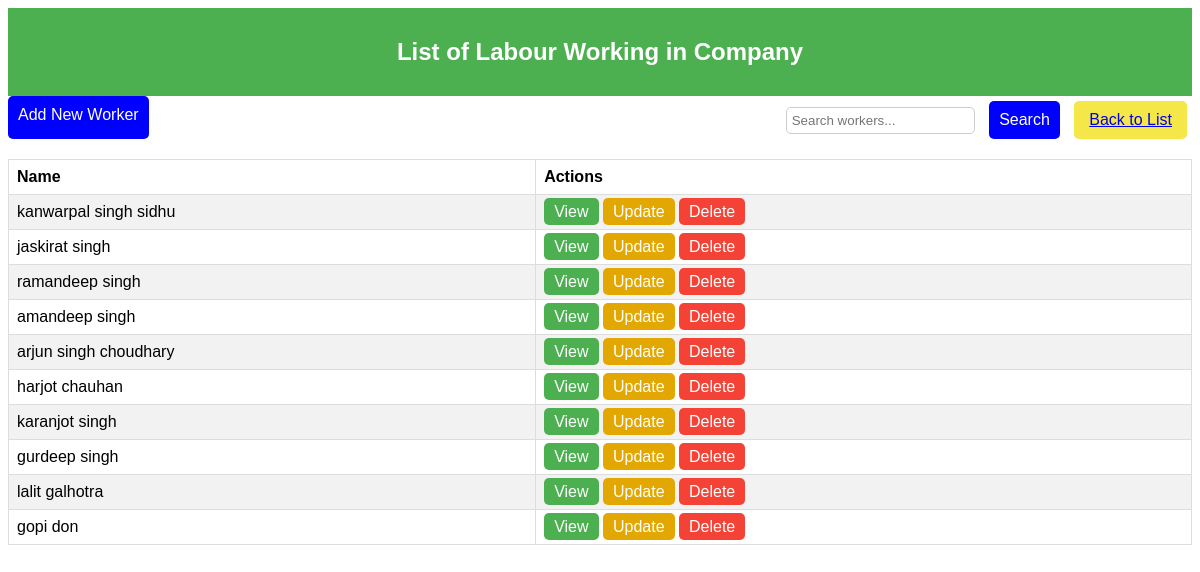
The page / on the database its author committed.
### myapp/models.py (models this page shows)
class person(models.Model):
  firstname = models.CharField(max_length=255)
  lastname = models.CharField(max_length=255)
  phone = models.IntegerField(null=True)
  joined_date = models.DateField(null=True)

### myapp/views.py (the view)
# urls.py: path('',views.list_view,name='list'),
def list_view(request):
    query = request.GET.get("query", "")
    context = {}
    if query:
        dataset = person.objects.filter(firstname__icontains=query) | person.objects.filter(lastname__icontains=query)
        if dataset.exists():
            context['dataset'] = dataset
        else:
            context['no_results'] = True
    else:
        context['dataset'] = person.objects.all()
    return render(request, "list.html", context)

### myapp/templates/list.html (shortened to what this page needs)
<!DOCTYPE html>
<html lang="en">
<head>
</head>
<body>
    <div class="header">
        <h2>List of Labour Working in Company</h2>
    </div>
    <div class="search-section">
        <a href="{% url 'home' %}" class="add-link">Add New Worker</a>
        <form action="{% url 'list' %}" method="GET" class="search-form">
            <input type="text" name="query" placeholder="Search workers...">
            <button type="submit" class="search-button">Search</button>
            <button class="back-list"><a href="{% url 'list' %}">Back to List</a></button>
        </form>
    </div>
    {% if no_results %}
    <p>No records found.</p>
    {% else %}
    <table>
        <tr>
            <th>Name</th>
            <th>Actions</th>
        </tr>
        {% for person in dataset %}
            <tr>
                <td>{{ person.firstname }} {{ person.lastname }}</td>
                <td class="action-links">
                    <a href="{% url 'detail_view' id=person.id %}" class="view-link">View</a>
                    <a href="{% url 'update' id=person.id %}" class="update-link">Update</a>
                    <a href="{% url 'delete' id=person.id %}" class="delete-link">Delete</a>
                </td>
            </tr>
        {% endfor %}
    </table>
    {% endif %}
</body>
</html>

### myapp/templates/list.html (style rules this page uses)
.header { background-color: #4CAF50; color: white; padding: 10px; text-align: center; }
.add-link, .search-button { background-color: blue; color: white; padding: 10px; text-decoration: none; border-radius: 5px; display: inline-block; margin-bottom: 10px; }
.search-section { display: flex; justify-content: space-between; margin-bottom: 10px; }
.search-form input[type="text"] { padding: 5px; margin-right: 5px; border-radius: 5px; border: 1px solid #ccc; }
body { font-family: Arial, sans-serif; }
.add-link { background-color: blue; color: white; padding: 10px; text-decoration: none; border-radius: 5px; display: inline-block; margin-bottom: 10px; }
table { width: 100%; border-collapse: collapse; }
th, td { border: 1px solid #ddd; padding: 8px; text-align: left; }
tr:nth-child(even) { background-color: #f2f2f2; }
.action-links a { text-decoration: none; color: white; padding: 5px 10px; border-radius: 5px; }
.view-link { background-color: #4CAF50; }
.update-link { background-color: #e2a700; }
.delete-link { background-color: #f44336; }
button { color: white; padding: 10px 15px; border: none; border-radius: 5px; cursor: pointer; font-size: 16px; margin: 5px; }
.back-list { background-color: #f5e747; }

### rows shown on the page
person: firstname "kanwarpal singh", lastname "sidhu"
person: firstname "jaskirat", lastname "singh"
person: firstname "ramandeep", lastname "singh"
person: firstname "amandeep", lastname "singh"
person: firstname "arjun singh", lastname "choudhary"
person: firstname "harjot", lastname "chauhan"
person: firstname "karanjot", lastname "singh"
person: firstname "gurdeep", lastname "singh"
person: firstname "lalit", lastname "galhotra"
person: firstname "gopi", lastname "don"
